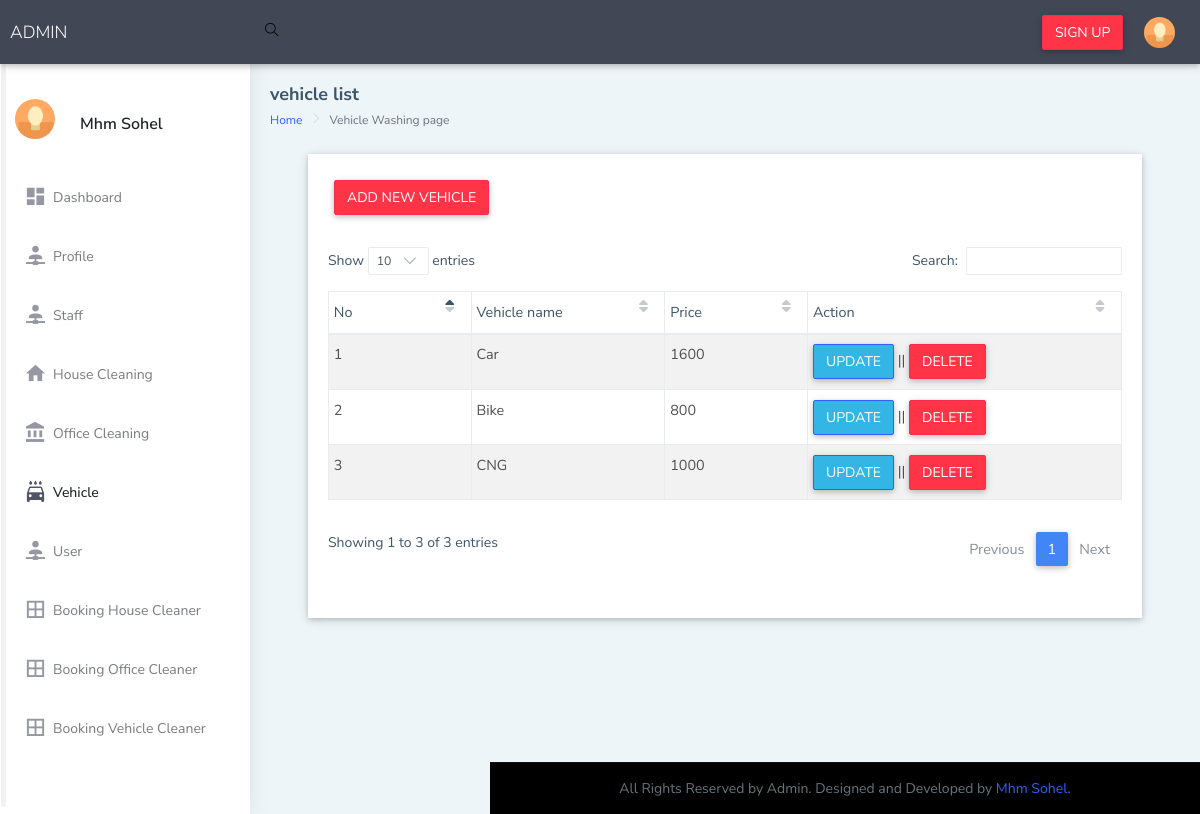
The page /Admin_Side/xtreme-html/ltr/vehicle_list.php (signed in) on the database its author committed.
### tables this page shows
CREATE TABLE IF NOT EXISTS `tb_vehicle_cleaning_service` (
  `vehicle_cleaning_service_id` bigint(20) NOT NULL AUTO_INCREMENT,
  `vehicle` varchar(255) DEFAULT NULL,
  `amount` double DEFAULT NULL,
  `user_name` varchar(255) DEFAULT NULL,
  `entry_time` datetime DEFAULT NULL,
  PRIMARY KEY (`vehicle_cleaning_service_id`)
);

### Admin_Side/xtreme-html/ltr/include/Database.php (called while the page is built, shortened)
<?php
Class Database{
 public $host   = DB_HOST;
 public $user   = DB_USER;
 public $pass   = DB_PASS;
 public $dbname = DB_NAME;
 public $link;
private function connectDB(){
 $this->link = new mysqli($this->host, $this->user, $this->pass,
  $this->dbname);
 }
public function select($query){
  $result = $this->link->query($query) or
   die($this->link->error.__LINE__);
  if($result->num_rows > 0){
    return $result;
  } else {
    return false;
  }
 }
}

### Admin_Side/xtreme-html/ltr/vehicle_list.php (the view, shortened to what this page needs)
<?php
  include "include/Database.php";
 ?>
 <?php
   $db   = new Database();
   $sql  = "SELECT * FROM tb_vehicle_cleaning_service";
   $read = $db->select($sql);
  ?>
<!DOCTYPE html>
<html dir="ltr" lang="en">
<head>
    <link rel="stylesheet" href="https://use.fontawesome.com/releases/v5.8.2/css/all.css">
    <link rel="stylesheet" href="css/bootstrap.min.css">
    <link rel="stylesheet" href="css/mdb.min.css">
    <link rel="stylesheet" href="css/sidenav.css">
    <link rel="stylesheet" href="css/style.css">
    <link rel="stylesheet" href="css/responsive.css">
    <link rel="stylesheet" href="css/datatables.min.css">
    <link rel="stylesheet" href="css/datatables-select.min.css">
    <link href="../../dist/css/style.min.css" rel="stylesheet">
</head>
<body>
    <div id="main-wrapper" data-layout="vertical" data-navbarbg="skin5" data-sidebartype="full"
        data-sidebar-position="absolute" data-header-position="absolute" data-boxed-layout="full">
        <header class="topbar" data-navbarbg="skin5">
            <nav class="navbar top-navbar navbar-expand-md navbar-dark">
                <div class="navbar-header" data-logobg="skin5">
                    <a class="navbar-brand" href="index.php">
                        ADMIN
                    </a>
                </div>
                <div class="navbar-collapse collapse" id="navbarSupportedContent" data-navbarbg="skin5">
                    <ul class="navbar-nav float-left mr-auto">
                        <li class="nav-item search-box"> <a class="nav-link waves-effect waves-dark"
                                href="javascript:void(0)"><i class="ti-search"></i></a>
                        </li>
                    </ul>
                    <a href="Admin_Sign_up.php" class="btn btn-danger"> Sign Up </a>
                    <ul class="navbar-nav float-right">
                        <li class="nav-item dropdown">
                            <a class="nav-link dropdown-toggle text-muted waves-effect waves-dark pro-pic" href=""
                                data-toggle="dropdown" aria-haspopup="true" aria-expanded="false"><img
                                    src="../../assets/images/users/1.jpg" alt="user" class="rounded-circle"
                                    width="31"></a>
                        </li>
                    </ul>
                </div>
            </nav>
        </header>
        <aside class="left-sidebar" data-sidebarbg="skin6">
            <div class="scroll-sidebar">
                <nav class="sidebar-nav">
                    <ul id="sidebarnav">
                        <li>
                            <div class="user-profile d-flex no-block dropdown m-t-20">
                                <div class="user-pic"><img src="../../assets/images/users/1.jpg" alt="users"
                                        class="rounded-circle" width="40" /></div>
                                <div class="user-content hide-menu m-l-10">
                                    <a href="javascript:void(0)" class="" id="Userdd" >
                                        <h5 class="mt-2 user-name font-medium">Mhm Sohel</h5>
                                    </a>
                                </div>
                            </div>
                        </li>
                        <li class="sidebar-item"> <a class="sidebar-link waves-effect waves-dark sidebar-link"
                                href="index.php" aria-expanded="false"><i class="mdi mdi-view-dashboard"></i><span
                                    class="hide-menu">Dashboard</span></a>
                        </li>
                        <li class="sidebar-item"> <a class="sidebar-link waves-effect waves-dark sidebar-link"
                                href="admin_profile.php" aria-expanded="false"><i
                                    class="mdi mdi-account-network"></i><span class="hide-menu">Profile</span></a>
                        </li>
                        <li class="sidebar-item"> <a class="sidebar-link waves-effect waves-dark sidebar-link"
                                href="staff_list.php" aria-expanded="false"><i class="mdi mdi-account-network"></i><span
                                    class="hide-menu">Staff</span></a></li>
                                    <li class="sidebar-item"> <a class="sidebar-link waves-effect waves-dark sidebar-link"
                                href="house_clean_list.php" aria-expanded="false"><i class="mdi mdi-home"></i><span
                                    class="hide-menu">House Cleaning</span></a></li>
                                    <li class="sidebar-item"> <a class="sidebar-link waves-effect waves-dark sidebar-link"
                                href="office_list.php" aria-expanded="false"><i class="mdi mdi-bank"></i><span
                                    class="hide-menu">Office Cleaning</span></a></li>
                                    <li class="sidebar-item"> <a class="sidebar-link waves-effect waves-dark sidebar-link"
                                href="vehicle_list.php" aria-expanded="false"><i class="mdi mdi-car-wash"></i><span
                                    class="hide-menu">Vehicle</span></a></li>
                                    <li class="sidebar-item"> <a class="sidebar-link waves-effect waves-dark sidebar-link"
                                href="user_list.php" aria-expanded="false"><i class="mdi mdi-account-network"></i><span
                                    class="hide-menu">User</span></a></li>
                                    <li class="sidebar-item"> <a class="sidebar-link waves-effect waves-dark sidebar-link"
                                href="Booking_table_house_cleaner.php" aria-expanded="false"><i class="mdi mdi-border-all"></i><span
                                    class="hide-menu">Booking House Cleaner</span></a></li>
                                    <li class="sidebar-item"> <a class="sidebar-link waves-effect waves-dark sidebar-link"
                                href="Booking_table_office_cleaner.php" aria-expanded="false"><i class="mdi mdi-border-all"></i><span
                                    class="hide-menu">Booking Office Cleaner</span></a></li>
                                    <li class="sidebar-item"> <a class="sidebar-link waves-effect waves-dark sidebar-link"
                                href="Booking_table_vehicle_cleaner.php" aria-expanded="false"><i class="mdi mdi-border-all"></i><span
                                    class="hide-menu">Booking Vehicle Cleaner</span></a></li>
                    </ul>
                </nav>
            </div>
        </aside>
        <div class="page-wrapper">
            <div class="page-breadcrumb">
                <div class="row align-items-center">
                    <div class="col-12">
                        <h4 class="page-title">vehicle list</h4>
                        <div class="d-flex align-items-center">
                            <nav aria-label="breadcrumb">
                                <ol class="breadcrumb">
                                    <li class="breadcrumb-item"><a href="#">Home</a></li>
                                    <li class="breadcrumb-item active" aria-current="page">Vehicle Washing page</li>
                                </ol>
                            </nav>
                        </div>
                    </div>
                </div>
            </div>
            <div class="container-fluid">
                <div class="row">
                    <div class="pl-5 pr-5 col-lg-12 col-xlg-12 col-md-12">
                        <div class="card">
                            <div class="card-body">
                                <a href="add_vehicle.php" class="btn btn-danger mb-4">Add New Vehicle</a>
                                <table id="VisitorDt" class="table table-striped table-sm table-bordered" cellspacing="0" width="100%">
                                  <thead>
                                    <tr>
                                      <th class="th-sm">No</th>
                                      <th class="th-sm">Vehicle name</th>
                                      <th class="th-sm">Price</th>
                                      <th class="th-sm">Action</th>
                                    </tr>
                                  </thead>
                                  <tbody>
                                    <?php if($read){ $i = 0; ?>
                                    <?php while($result = $read->fetch_assoc()){ $i = $i + 1; ?>
                                    <tr>
                                      <td><?php echo $i; ?></td>
                                      <td><?php echo $result['vehicle']; ?></td>
                                      <td><?php echo $result['amount']; ?></td>
                                      <td><a href="update_vehicle.php?vehicle_cleaning_service_id=<?php echo $result['vehicle_cleaning_service_id']; ?>" class="btn btn-info">Update</a> || <a href="delete_data.php?vehicle_cleaning_service_id=<?php echo $result['vehicle_cleaning_service_id']; ?>" onclick="return confirm('Are you sure you want to delete this item')" class="btn btn-danger">Delete</a></td>
                                    </tr>
                                    <?php } ?>
                                    <?php }else{ ?>
                                    <?php $msg = '<div class="alert alert-warning alert-dismissable w-75 m-auto" id="flash-msg">No Data Found!</div><br />';
                                      echo $msg; ?>
                                    <?php } ?>
                                  </tbody>
                                </table>
                            </div>
                        </div>
                    </div>
                </div>
            </div>
            <footer class="footer text-center">
                All Rights Reserved by  Admin. Designed and Developed by <a
                    href="#">Mhm Sohel</a>.
            </footer>
        </div>
    </div>
</body>
</html>

### Admin_Side/xtreme-html/ltr/css/sidenav.css (style rules this page uses)
body { background: #fff; font-family: "Poppins", sans-serif; margin: 0; overflow-x: hidden; color: #67757c; font-weight: 300; }
html { position: relative; min-height: 100%; background: #ffffff; }
.page-wrapper { padding-bottom: 60px; }
.container-fluid { padding: 25px 30px 25px 30px; }
.navbar-collapse > ul > li > a > i { color: #000; }
.topbar { background: #ffffff; position: relative; z-index: 50; }
.topbar .top-navbar { min-height: 50px; padding: 0px 15px 0 0; }
.topbar .navbar-header { background: #ffffff; }
.topbar .top-navbar .dropdown-toggle::after { display: none; }
.topbar .top-navbar .navbar-header { line-height: 60px; text-align: center; }
.topbar .top-navbar .navbar-header .navbar-brand { margin-right: 0px; padding-bottom: 0px; padding-top: 0px; }
.topbar .top-navbar .navbar-nav > .nav-item > .nav-link { padding-left: 1.18rem; padding-right: 1.18rem; font-size: 20px; line-height: 40px; }
.footer { bottom: 0; color: #67757c; left: 0px; padding: 17px 15px; position: absolute; right: 0; border-top: 1px solid rgba(120, 130, 140, 0.13); background: #000000; }
.left-sidebar { position: absolute; width: 240px; height: 100%; top: 0px; z-index: 20; padding-top: 60px; background: #212121; -webkit-box-shadow: 1px 0px 20px rgba(0, 0, 0, 0.08); box-shadow: 1px 0px 20px rgba(0, 0, 0, 0.08); }
.scroll-sidebar { padding-bottom: 60px; }
.sidebar-nav { padding: 0px; }
.sidebar-nav ul { margin: 0px; padding: 0px; }
.sidebar-nav ul li { list-style: none; }
.sidebar-nav ul li a { color: #607d8b; padding: 8px 35px 8px 15px; display: block; font-size: 14px; }
.sidebar-nav ul li a.active, .sidebar-nav ul li a:hover { color: #1976d2; }
.sidebar-nav ul li a.active i, .sidebar-nav ul li a:hover i { color: #1976d2; }
.sidebar-nav ul li a.active { font-weight: 500; color: #263238; }
.sidebar-nav > ul > li > a { border-left: 3px solid transparent; }
.sidebar-nav > ul > li > a i { width: 27px; font-size: 19px; display: inline-block; vertical-align: middle; color: #99abb4; }
.sidebar-nav > ul > li { margin-bottom: 5px; }
@media (min-width: 1024px) { .page-wrapper { margin-left: 240px; } }
@media (min-width: 1024px) { .footer { left: 240px; } }
@media (min-width: 768px) { .navbar-header { width: 240px; -ms-flex-negative: 0; flex-shrink: 0; } }
@media (min-width: 768px) { .navbar-header .navbar-brand { padding-top: 0px; } }

### rows shown on the page
tb_vehicle_cleaning_service: vehicle "Car", amount "1600"
tb_vehicle_cleaning_service: vehicle "Bike", amount "800"
tb_vehicle_cleaning_service: vehicle "CNG", amount "1000"
